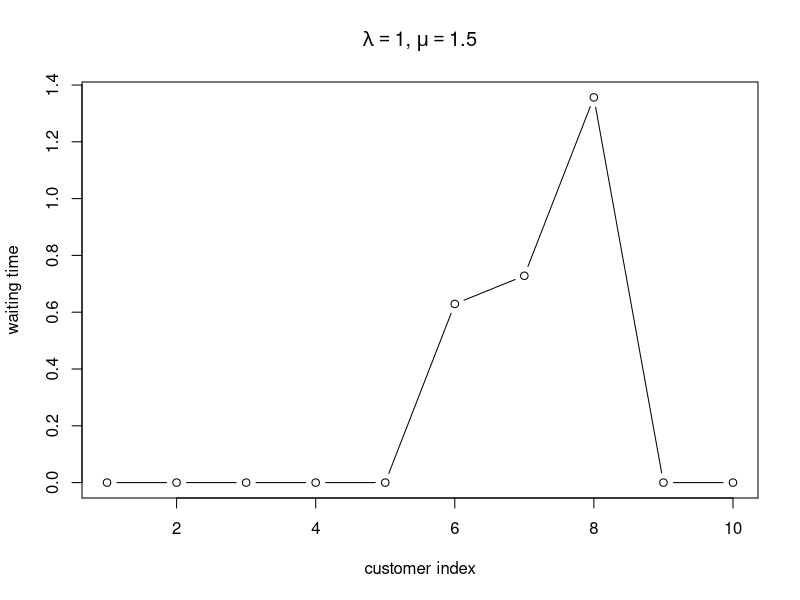

Generate this figure with R:
## ---- chunk 1
knitr::opts_chunk$set(echo = TRUE)
set.seed(681)  # set once, here -- never inside the simulator itself
## ---- chunk 2
## Generate a complete queue of n customers under the exponential model,
## one customer at a time: draw A_i, draw S_i, compute customer i's
## clock times, then move on to customer i + 1.
simulate_queue <- function(n_customers, lambda, mu) {
  interarrival_duration <- numeric(n_customers)   # A_i, filled in as we go
  service_duration      <- numeric(n_customers)   # S_i, filled in as we go
  arrival_time          <- numeric(n_customers)   # T_i^arr
  service_start_time    <- numeric(n_customers)   # T_i^start
  departure_time        <- numeric(n_customers)   # T_i^dep

  for (i in seq_len(n_customers)) {
    interarrival_duration[i] <- rexp(1, rate = lambda)
    if (i == 1) {
      ## Customer 1 arrives to an empty, idle system.
      arrival_time[i]       <- interarrival_duration[i]
      service_start_time[i] <- arrival_time[i]
    } else {
      arrival_time[i] <- arrival_time[i - 1] + interarrival_duration[i]
      ## Wait for both this customer's arrival and the previous
      ## customer's departure -- whichever is later.
      service_start_time[i] <- max(arrival_time[i], departure_time[i - 1])
    }

    service_duration[i] <- rexp(1, rate = mu)
    departure_time[i]   <- service_start_time[i] + service_duration[i]
  }

  data.frame(
    customer               = seq_len(n_customers),
    interarrival_duration  = interarrival_duration,
    service_duration       = service_duration,
    arrival_time           = arrival_time,
    service_start_time     = service_start_time,
    departure_time         = departure_time,
    waiting_time           = service_start_time - arrival_time
  )
}
## ---- chunk 3
queue1 <- simulate_queue(n_customers = 10, lambda = 1, mu = 1.5)
queue1
## ---- chunk 4
plot_waiting_times <- function(queue_df, ...) {
  plot(queue_df$customer, queue_df$waiting_time,
       type = "b", xlab = "customer index", ylab = "waiting time", ...)
}

plot_waiting_times(queue1, main = expression(lambda == 1 * "," ~ mu == 1.5))
